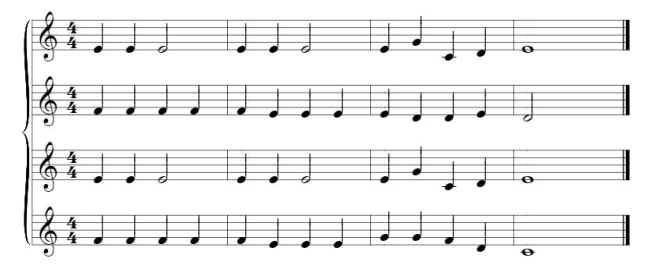
#> input picture preproccessing/imgs/test2.png, 655 x 270 px
$ jupyter execute preproceesing.ipynb
#> lines starting #> are read from the running program, lines starting #| are printed output that depends on the picture; after the words box and inside, x2 and y2 are one past the last pixel; in counts of white or black regions, pixels touching at a corner belong together
### preproccessing/commonfunctions.py


import skimage.io as io
import matplotlib.pyplot as plt
import numpy as np
from skimage.exposure import histogram
from matplotlib.pyplot import bar
from skimage.color import rgb2gray, rgb2hsv

# Convolution:
from scipy.signal import convolve2d
from scipy import fftpack
import math

from skimage.util import random_noise
from skimage.filters import median
from skimage.feature import canny
from skimage.measure import label
from skimage.color import label2rgb


# Edges
from skimage.filters import sobel_h, sobel, sobel_v, roberts, prewitt

# Show the figures / plots inside the notebook


def show_images(images, titles=None):
    # This function is used to show image(s) with titles by sending an array of images and an array of associated titles.
    # images[0] will be drawn with the title titles[0] if exists
    # You aren't required to understand this function, use it as-is.
    n_ims = len(images)
    if titles is None:
        titles = ['(%d)' % i for i in range(1, n_ims + 1)]
    fig = plt.figure()
    n = 1
    for image, title in zip(images, titles):
        a = fig.add_subplot(1, n_ims, n)
        if image.ndim == 2:
            plt.gray()
        plt.imshow(image)
        a.set_title(title)
        n += 1
    fig.set_size_inches(np.array(fig.get_size_inches()) * n_ims)
    plt.show()


# [6 lines left out: function showHist, not called in this run]

### preproccessing/preproceesing.ipynb
[cell 1]
from commonfunctions import *
import skimage as sk
import numpy as np
import matplotlib as mp
import scipy as sp
from ipywidgets import interact, interactive, fixed, interact_manual
import ipywidgets as widgets
from queue import PriorityQueue

[cell 2]
img = sk.io.imread('imgs/test2.png',as_gray=True)
#> img is the input picture: shape (270, 655) float64; min 0, max 1, mean 0.934
img = img.astype(np.float64) / np.max(img)
img = 255 * img
img = img.astype(np.uint8)


def binarize(img,block_size = 35):
    t = sk.filters.threshold_local(img, block_size, offset=10)
    img_b = img < t
    return img_b


# [19 lines left out: function deskew, not called in this run]


def line_detection(img):

    bounding_boxes = sk.measure.find_contours(img,0.8)
    newImg = np.zeros(img.shape)
    lines = []
    for box in bounding_boxes:
        [Xmin, Xmax, Ymin, Ymax] = [ np.min(box[:,1]),np.max(box[:,1]),np.min(box[:,0]),np.max(box[:,0]) ]
        Ymin -= 2
        Ymax += 2
        ar =  (Xmax-Xmin)/(Ymax-Ymin)
        if ( ( ar > 5)):
            rr, cc = sk.draw.rectangle(start = (Ymin,Xmin), end = (Ymax,Xmax), shape=newImg.shape)
            rr = rr.astype(int)
            cc = cc.astype(int)
            newImg[rr, cc] = True

            # [4 lines of commented-out code are left out]
    newImg = sk.morphology.closing(newImg)
    bounding_boxes = sk.measure.find_contours(newImg,0.8)
    newImg = np.zeros(img.shape)
    lines = []
    for box in bounding_boxes:
        [Xmin, Xmax, Ymin, Ymax] = [ np.min(box[:,1]),np.max(box[:,1]),np.min(box[:,0]),np.max(box[:,0]) ]
        Ymin -= 2
        Ymax += 2
        ar =  (Xmax-Xmin)/(Ymax-Ymin)
        if ( ( ar > 5)):
            rr, cc = sk.draw.rectangle(start = (Ymin,Xmin), end = (Ymax,Xmax), shape=newImg.shape)
            rr = rr.astype(int)
            cc = cc.astype(int)
            newImg[rr, cc] = True

            lines.append(int(Ymin))
            lines.append(int(Ymax))
            # [13 lines of commented-out code are left out]


    return lines

def convertToLineSpace(row,lines):
    if row < lines[0]:
        return (-1,-1)
    if row == lines[0]:
        return (0,0)
    for i in range(1,len(lines)):
        if row == lines[i]:
            if i%2 == 0:
                return (5*(i)//2,5*(i)//2)
            else:
                return (5*((i)//2) + 4,5*((i)//2) + 4)
        if row < lines[i] and row > lines[i-1]:
            x = (lines[i]-lines[i-1])/3
            y = int((row-lines[i-1])/x)
            if i%2 == 1:
                return ((5*((i-1)//2))+y,(5*((i-1)//2))+y+1)
            else:
                return (5*((i-2)//2) + 4,5*((i-2)//2) + 5)
    return (5*len(lines),5*len(lines))


img = binarize(img)
#> in binarize, `t = sk.filters.threshold_local(img, block_size, offset=10)`:
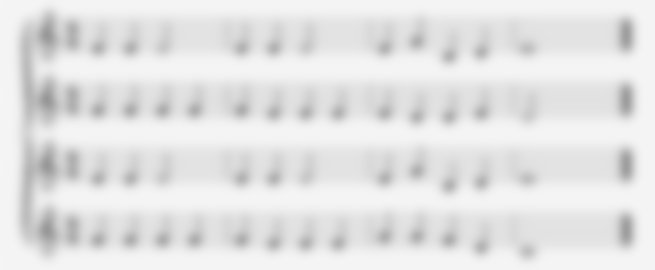
#> t: shape (270, 655) float64; min 151.2, max 245, mean 228.1
#> in binarize, `img_b = img < t`:
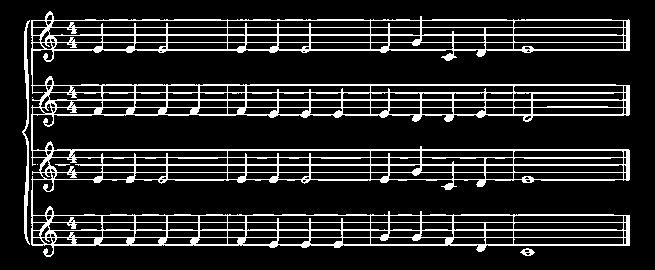
#> img_b: shape (270, 655) bool; 14.3% white in thin lines or dots, all inside (x1, y1, x2, y2) = (22, 11, 630, 257)
#img = deskew(img,1)
img_o = np.copy(img)
#show_images([img_o])
img_thin = sk.morphology.skeletonize(img == True)
#> img_thin: shape (270, 655) bool; 8.2% white in thin lines or dots, all inside (x1, y1, x2, y2) = (23, 13, 628, 256)


w  = 5
se = np.zeros((1,int(img.shape[1]*0.25)))
se1 = np.ones((3,2*w))
for i in range(se.shape[1]):
    se[0,i] = 1


#img_thin = img_thin > t
for i in range(1):
   img_thin = sk.morphology.dilation(img_thin,se1)
   img_thin = sk.morphology.dilation(img_thin,se1)

#img_thin = sk.morphology.skeletonize(img_thin == True)
img_thin = sk.morphology.closing(img_thin)
#> img_thin: shape (270, 655) bool; 49.5% white; 1 white region, box (x1, y1, x2, y2) and area: (13, 11, 636, 258) 87579


#img_lines,lines = line_detection(img_thin)
img_thin = sk.morphology.erosion(img_thin,se,shift_x=False, shift_y=False)
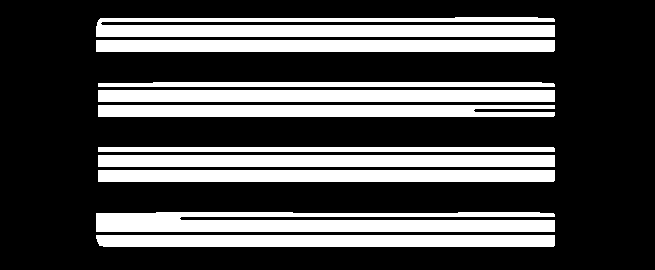
#> img_thin: shape (270, 655) bool; 29.6% white; 10 white regions, largest, box (x1, y1, x2, y2) and area: (96, 212, 555, 232) 7816, (96, 17, 555, 37) 7428, (96, 40, 555, 52) 5507
lines = line_detection(img_thin)
#> in line_detection, `bounding_boxes = sk.measure.find_contours(img,0.8)`: bounding_boxes = 10 point arrays, longest 1867 points
#> the loop in line_detection, `for box in bounding_boxes:` made 10 passes
#> (Xmin, Ymin, Ymax, ar) on passes 1 to 8: (95.8, 14.8, 38.2, 19.59), (95.8, 37.8, 53.2, 29.77), (97.8, 79.8, 88.2, 54.33), (97.8, 87.8, 103.2, 29.64), (97.8, 102.8, 118.2, 29.64), (97.8, 144.8, 153.2, 54.33), (97.8, 152.8, 168.2, 29.64), (97.8, 167.8, 183.2, 29.64)
#> pass 1, in line_detection, `rr, cc = sk.draw.rectangle(start = (Ymin,Xmin), end = (Ymax,Xmax), sha..`:
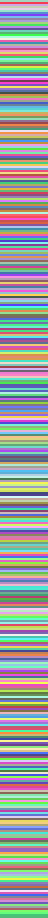
#> cc: shape (459, 24) int64 (shown 2 times larger); 459 distinct labels, from 96 to 554; one colour per label, 0 black
#> in line_detection, `bounding_boxes = sk.measure.find_contours(newImg,0.8)`: bounding_boxes = 4 point arrays, longest 997 points
#> the loop in line_detection, `for box in bounding_boxes:` made 4 passes
#> (Xmin, Ymin, Ymax, ar) on passes 1 to 4: (95.8, 12.8, 55.2, 10.81), (97.8, 77.8, 120.2, 10.76), (97.8, 142.8, 185.2, 10.76), (95.8, 207.8, 250.2, 10.81)
#> pass 1, in line_detection, `rr, cc = sk.draw.rectangle(start = (Ymin,Xmin), end = (Ymax,Xmax), sha..`:
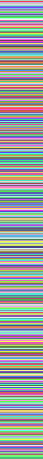
#> cc: shape (459, 43) int64; 459 distinct labels, from 96 to 554; one colour per label, 0 black
#> after the loop in line_detection, `for box in bounding_boxes:`:
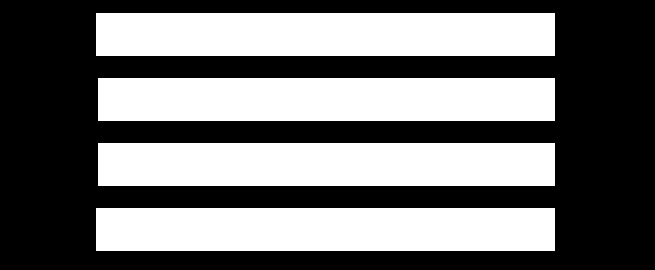
#> newImg: shape (270, 655) float64; values 0 (black) and 1 (white), 44.5% white; 4 white regions, box (x1, y1, x2, y2) and area: (96, 13, 555, 56) 19737, (96, 208, 555, 251) 19737, (98, 78, 555, 121) 19651, (98, 143, 555, 186) 19651
#> after the loop in line_detection, `for box in bounding_boxes:`: lines = [12, 55, 77, 120, 142, 185, 207, 250]
#> lines = [12, 55, 77, 120, 142, 185, 207, 250]
#print((lines))
def f(x):
    #pass
    global lines
    print(convertToLineSpace(x,lines))
interact(f, x=widgets.IntSlider(min=0, max=300, step=1, value=10));
#> the sliders are set to x = 10
#| (-1, -1)
# [9 lines of commented-out code are left out]
newImg = np.copy(img)

def runs_of_ones_array(bits):
    #print(np.invert(bits))
    # make sure all runs of ones are well-bounded
    bounded = np.hstack(([0], bits, [0]))
    # get 1 at run starts and -1 at run ends
    difs = np.diff(bounded)
    run_starts, = np.where(difs > 0)
    run_ends, = np.where(difs < 0)
    return run_ends - run_starts


def verticalRunLength(img):
    # white runs
    arr = []
    for i in range(0,img.shape[1]):
        a = runs_of_ones_array(img[:,i])
        for x in a:
            arr.append(x)
    #print(arr)
    counts = np.bincount(arr)
    staff_height = np.argmax(counts)
    # black runs
    arr = []
    for i in range(0,img.shape[1]):
        a = runs_of_ones_array(np.invert(img[:,i]))
        for x in a:
            arr.append(x)
    #print(arr)
    counts = np.bincount(arr)
    staff_space = np.argmax(counts)
    return staff_height,staff_space

# [78 lines left out: functions removeMusicalNotes, modelStaffLineShape, removeStaffLines, not called in this run]


# [6 lines of commented-out code are left out]
'''
removed_lines = newImg^removeMusicalNotes(newImg,T_LEN)
show_images([removed_lines])
newImgs = []
i = 0
while True:
    #print(i)
    r0 = lines[i]
    r1 = lines[i+1]
    r0 = int(r0)
    r1 = int(r1)

    i += 2

    if r1-r0 < 6 or r1 < 0 or r0 < 0:
        if i >= len(lines):
            break
        continue
    newImg = np.array(((r1-r0),img.shape[1]))
    newImg = removed_lines[r0-2:r1+2,:]
    newImgs.append(newImg)
    if i >= len(lines):
        break
#show_images([img])
show_images(newImgs)
'''


# [29 lines left out: functions calcWeightFunc, constructGraph, not called in this run]
newImgs = []
i = 0
while True:
    #print(i)
    r0 = lines[i]
    r1 = lines[i+1]
    r0 = int(r0)
    r1 = int(r1)

    i += 2

    if r1-r0 < 6 or r1 < 0 or r0 < 0:
        if i >= len(lines):
            break
        continue
    newImg = np.array(((r1-r0),img.shape[1]))
    newImg = img[r0-2:r1+2,:]
    newImgs.append(newImg)
    if i >= len(lines):
        break
#> this loop made 4 passes
#> (r0, r1) on passes 1 to 4: (12, 55), (77, 120), (142, 185), (207, 250)
#> after the loop, i = 8; newImgs = 4 items
#print(newImg[0].shape)
#print(constructGraph(newImgs[0]))

# [73 lines left out: functions dijkstra, getPath, getWhitePercent, staffLineDetection, not called in this run]

staff_height,staff_space = verticalRunLength(newImgs[0])
#> the loop in verticalRunLength, `for i in range(0,img.shape[1]):` made 655 passes
#> (run_starts in runs_of_ones_array, run_ends in runs_of_ones_array, a) on passes 25 to 27: ([21], [47], [26]), ([17], [47], [30]), ([13], [47], [34])
#> after the loop in verticalRunLength, `for i in range(0,img.shape[1]):`: arr = 2989 values, max 37 at index 11, min 1 at index 7, mean 1.98
#> in verticalRunLength, `counts = np.bincount(arr)`: counts = 38 values, max 1413 at index 1, min 0 at index 0, mean 78.66
#> in verticalRunLength, `staff_height = np.argmax(counts)`: staff_height = 1
#> the loop in verticalRunLength, `for i in range(0,img.shape[1]):` made 655 passes
#> (run_starts in runs_of_ones_array, run_ends in runs_of_ones_array, a) on passes 1 to 3: ([0], [47], [47]), ([0], [47], [47]), ([0], [47], [47])
#> after the loop in verticalRunLength, `for i in range(0,img.shape[1]):`: arr = 3614 values, max 47 at index 0, min 1 at index 35, mean 6.88
#> in verticalRunLength, `counts = np.bincount(arr)`: counts = 48 values, max 2567 at index 6, min 0 at index 0, mean 75.29
#> in verticalRunLength, `staff_space = np.argmax(counts)`: staff_space = 6
#> staff_height = 1; staff_space = 6

T_LEN = min(2*staff_height,staff_height+staff_space)
#> T_LEN = 2
#1130,2261
print(newImgs[0].shape)
#| (47, 655)
show_images([newImgs[0]])
#> in show_images, `n_ims = len(images)`: n_ims = 1
#> in show_images, `titles = ['(%d)' % i for i in range(1, n_ims + 1)]`: titles = ['(1)']
#> the loop in show_images, `for image, title in zip(images, titles):` made 1 pass
#> (title, n) on pass 1: ('(1)', 2)
#> after the loop in show_images, `for image, title in zip(images, titles):`: n = 2
#show_images([staffLineDetection(newImgs[0],staff_space,staff_height)])

[cell 3]
# charachter segmentation
def charachterSegmentation(img,loops=9):
        original = img.copy()
        res = np.copy(img)
        se = np.ones((1,int(img.shape[1]*0.05)))
        se2 = np.array([[1,0,1],[0,0,0],[1,0,1]])
        se3 = np.array([[0,1,0],[0,1,0],[0,1,0]])
        # [19 lines of commented-out code are left out]
        show_images([res])


        bounding_boxes = sk.measure.find_contours(res,0.8,fully_connected='high')
        newImg = np.zeros(res.shape)
        chars = []
        cnt = 0
        for box in bounding_boxes:
            [Xmin, Xmax, Ymin, Ymax] = [ np.min(box[:,1]),np.max(box[:,1]),np.min(box[:,0]),np.max(box[:,0]) ]
            Ymin -= 2
            Ymax += 2
            ar =  (Xmax-Xmin)/(Ymax-Ymin)
            if ( ( ar <= 1)):
                rr, cc = sk.draw.rectangle(start = (Ymin,Xmin), end = (Ymax,Xmax), shape=newImg.shape)
                rr = rr.astype(int)
                cc = cc.astype(int)
                #chars.append(img[:,int(Xmin):int(Xmax)])
                newImg[rr, cc] = 1
                cnt += 1
        show_images([newImg])
        newImg = sk.morphology.closing(newImg)
        bounding_boxes = sk.measure.find_contours(newImg,0.8,fully_connected='high')
        newImg2 = np.zeros(newImg.shape)
        chars = []
        cnt = 0
        for box in bounding_boxes:
            #print("j")
            [Xmin, Xmax, Ymin, Ymax] = [ np.min(box[:,1]),np.max(box[:,1]),np.min(box[:,0]),np.max(box[:,0]) ]
            Ymin -= 2
            Ymax += 2
            ar =  (Xmax-Xmin)/(Ymax-Ymin)
            if ( ar<=1):
                rr, cc = sk.draw.rectangle(start = (0,Xmin), end = (img.shape[0],Xmax), shape=newImg.shape)
                rr = rr.astype(int)
                cc = cc.astype(int)
                newImg[rr, cc] = 1

                #chars.append(img[:,int(Xmin):int(Xmax)])
                #print(Xmin,Xmax)
                #show_images([chars[-1]])
        bounding_boxes = sk.measure.find_contours(newImg,0.8,fully_connected='high')
        chars = []
        cnt = 0
        for box in bounding_boxes:
            #print("j")
            [Xmin, Xmax, Ymin, Ymax] = [ np.min(box[:,1]),np.max(box[:,1]),np.min(box[:,0]),np.max(box[:,0]) ]
            Xmin = min(Xmin-2,0)
            Xmax += 2
            ar =  (Xmax-Xmin)/(Ymax-Ymin)
            if ( ar<=1):
                rr, cc = sk.draw.rectangle(start = (0,Xmin), end = (img.shape[0],Xmax), shape=newImg.shape)
                rr = rr.astype(int)
                cc = cc.astype(int)
                newImg[rr, cc] = 1

        #  fixing segmentation problem
        i,j,N,M,x1,x2,maxDiff,currDiff = 0,0,newImg.shape[0],newImg.shape[1],-1,-1,1,0
        while i < N:
            while j < M:
                if x1 == -1 and newImg[i][j] == True:
                    x1 = j
                elif x1 != -1 and newImg[i][j] == False and currDiff >= maxDiff:
                    chars.append(original[:,x1:j])
                    x1 = -1
                    currDiff = 0
                elif  x1 != -1 and newImg[i][j] == False:
                      currDiff += 1
                j+= 1
            i += 1
        show_images(chars)
        show_images([newImg])
        #show_images([res,newImg,newImg2])
        #print(cnt)
        return chars

#for img in newImgs:
show_images([newImgs[0]])
#> the loop in show_images (call 2), `for image, title in zip(images, titles):` made 1 pass
chars = charachterSegmentation(newImgs[1],6)
#> in charachterSegmentation, `bounding_boxes = sk.measure.find_contours(res,0.8,fully_connected='hig..`: bounding_boxes = 91 point arrays, longest 793 points
#> the loop in charachterSegmentation, `for box in bounding_boxes:` made 91 passes
#> (Xmin, Xmax, Ymin, Ymax, ar) on passes 1 to 8: (24.8, 26.8, -2, 48, 0.04), (28.2, 28.2, -2, 48, 0), (30.8, 46.8, -2, 48, 0.32), (32.2, 629.2, -2, 48, 11.94), (46.2, 51.8, 2.2, 11.8, 0.583), (46.2, 50.8, 8.2, 16.8, 0.535), (50.2, 69.8, 8.2, 18.8, 1.85), (71.2, 100.8, 8.2, 18.8, 2.79)
#> the loop in charachterSegmentation, `for box in bounding_boxes: #print("j")` made 6 passes
#> the loop in charachterSegmentation, `for box in bounding_boxes: #print("j")` made 8 passes
#> after the loop in charachterSegmentation, `for box in bounding_boxes:`:
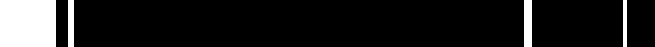
#> newImg: shape (47, 655) float64; values 0 (black) and 1 (white), 11.3% white; 4 white regions, box (x1, y1, x2, y2) and area: (0, 0, 56, 47) 2632, (524, 0, 532, 47) 376, (68, 0, 74, 47) 282, (623, 0, 627, 47) 188
#> the loop in show_images (call 5), `for image, title in zip(images, titles):` made 4 passes
#> title on passes 1 to 4: '(1)', '(2)', '(3)', '(4)'
#> in show_images (call 5), `plt.show()`:
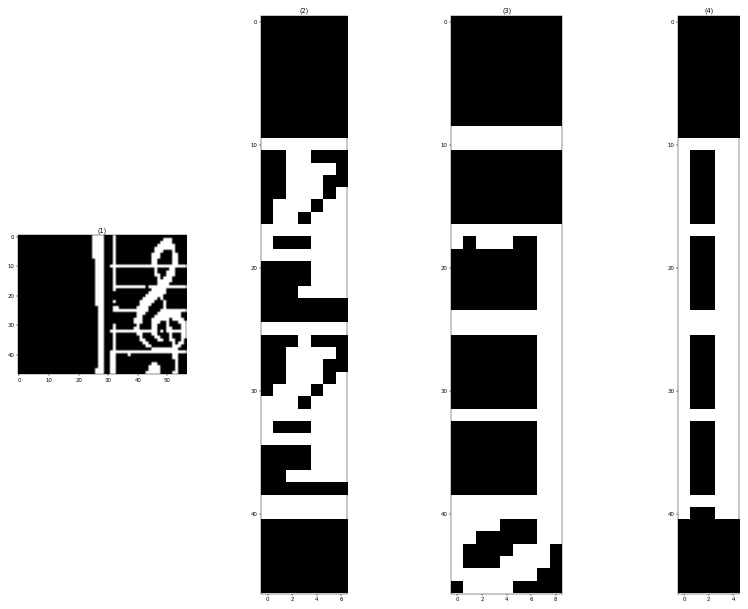
#> figure drawn by matplotlib, 4 panels

[cell 4]
# trying SIFT
import cv2 as cv
img1 = chars[3].copy()
img2 = chars[-4].copy()
#> img2: shape (47, 57) bool; 19.4% white in thin lines or dots, all inside (x1, y1, x2, y2) = (25, 0, 57, 47)
# original = img1.copy()

img1 = (img1 < sk.filters.threshold_otsu(img1)).astype(int)
img1 = np.uint8(rgb2gray(img1)*255)

img2 = (img2 < sk.filters.threshold_otsu(img2)).astype(int)
img2 = np.uint8(rgb2gray(img2)*255)

# Initiate SIFT detector
sift = cv.SIFT_create()

# find the keypoints and descriptors with SIFT
kp1,des1 = sift.detectAndCompute(img1,None)
kp2,des2 = sift.detectAndCompute(img2,None)

# BFMatcher with default params (KNN with k=2)
bf = cv.BFMatcher()
matches = bf.knnMatch(des1,des2,k=2)

# Apply ratio test
good = []
for m,n in matches:
    if m.distance < 0.75*n.distance:
        good.append([m])
#> this loop made 0 passes
img3 = cv.drawMatchesKnn(img1,kp1,img2,kp2,good,None,flags=cv.DrawMatchesFlags_NOT_DRAW_SINGLE_POINTS)
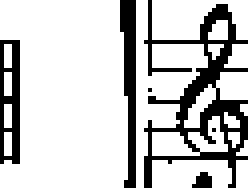
#> img3: shape (47, 62, 3) (shown 4 times larger); 78.5% white; black in thin lines or dots
show_images([img1,img2,img3],["original image 1","original image 2","matching between 1&2 using KNN"])
#> the loop in show_images (call 7), `for image, title in zip(images, titles):` made 3 passes
#> in show_images (call 7), `plt.show()`:
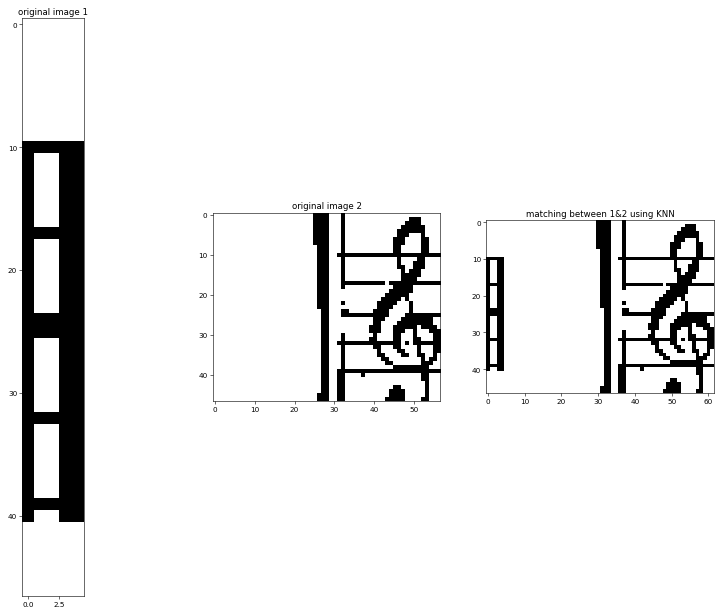
#> figure drawn by matplotlib, 3 panels
